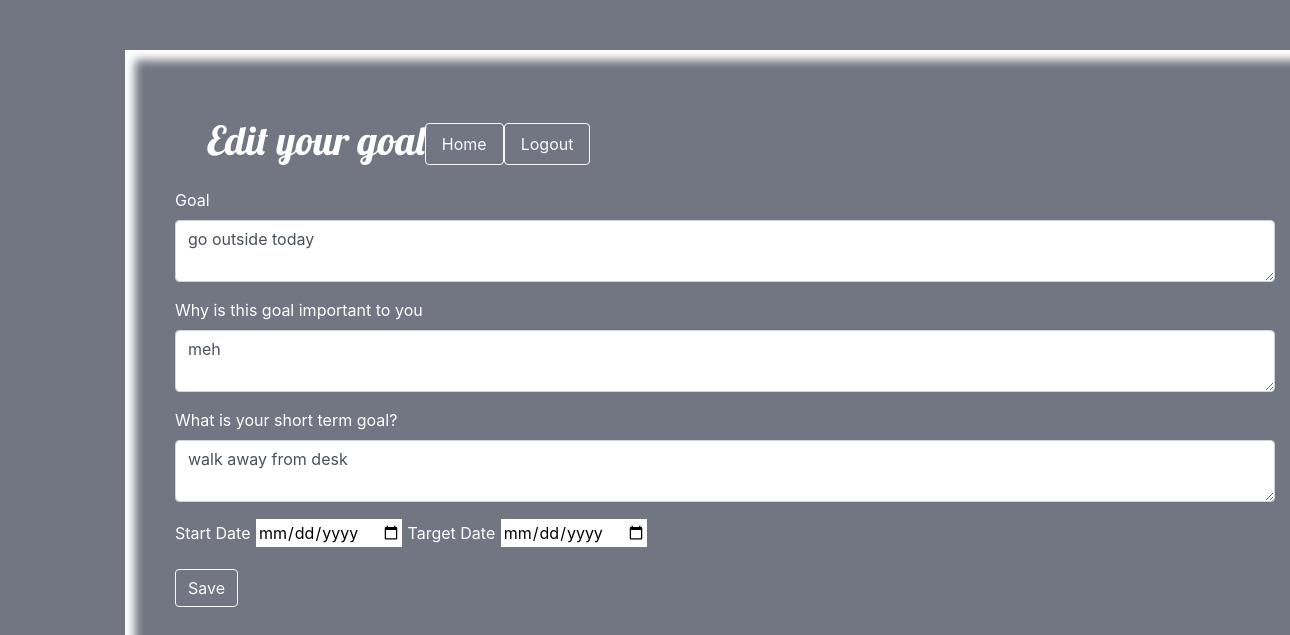
Page /7/editgoal (signed in) on the earlier database version.
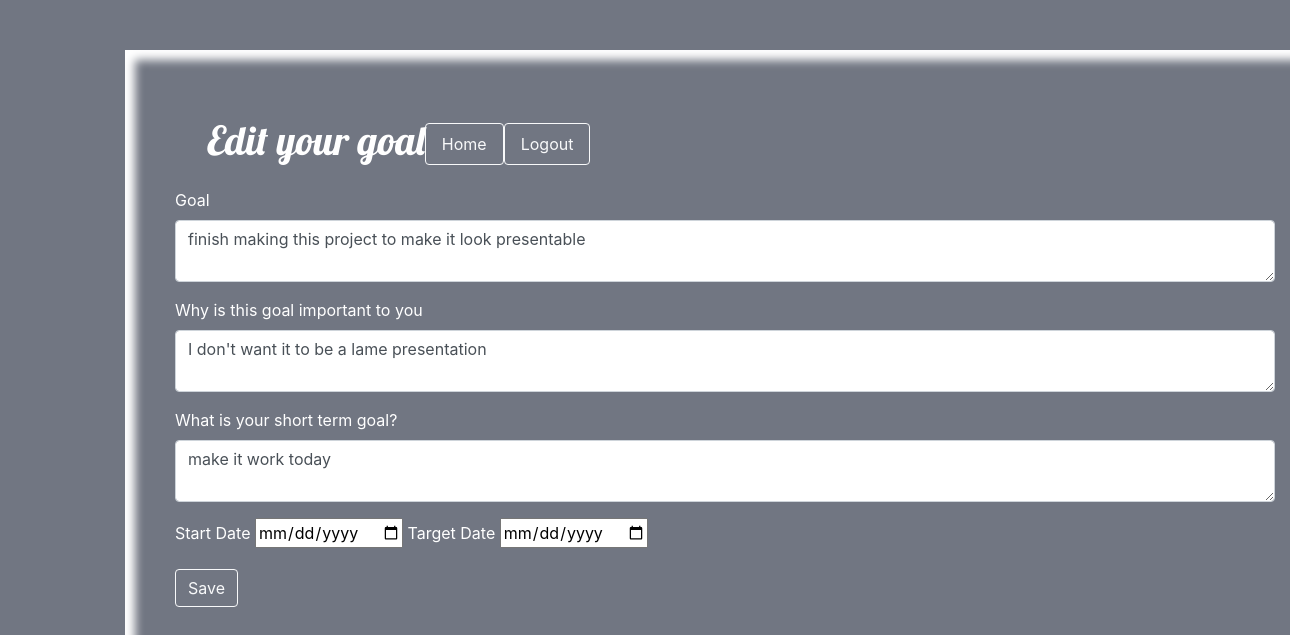
Same page on the later database version.
### goal_app/models.py (models this page shows, shortened)
class Goal(models.Model):
    goal = models.CharField(max_length=255)
    desc= models.CharField(max_length=255)
    short_term= models.CharField(max_length=255)
    start_date=models.DateField(auto_now=False, default='null')
    target_date=models.DateField(auto_now=False, default='null')
    tasks = models.ManyToManyField(User, related_name="tasks_for_goal")
    added_by = models.ForeignKey(User, related_name="users_goal",on_delete=models.CASCADE,null= True)
    created_at = models.DateTimeField(auto_now_add=True)
    updated_at = models.DateTimeField(auto_now=True)
    objects= GoalManager()

### goal_app/views.py (the view)
# urls.py: path('<int:goal_id>/editgoal',views.editgoal),
def editgoal(request, goal_id):
    this_goal = Goal.objects.get(id=goal_id)
    context = {
        'current_user': User.objects.get(id=request.session['user_id']),
        'goal': this_goal
    }
    return render(request, "edit.html", context)

### goal_app/templates/edit.html (shortened to what this page needs)
{% load bootstrap4 %}
<!DOCTYPE html>
<html lang="en">
<head>
    <link rel="stylesheet" href="https://stackpath.bootstrapcdn.com/bootstrap/4.5.2/css/bootstrap.min.css"
>
    {% load static %}
    <link rel="stylesheet" href="{% static 'css/style.css' %}">
</head>
<body>
    <div class="container">
    <div class="container-fluid">
        <div class="navbar text-center  ">
            <nav class="navbar">
                <h1 id="title">Edit your goal </h1>
                <a class="nav-link btn btn-outline-light" href="/homepage">Home </a>
                <a class="nav-link btn btn-outline-light" href="/logout">Logout</a>
            </nav>
        </div>
    <form action="/{{goal.id}}/update" method="POST">
        <div class=" form-group">
            <label for="goal">Goal</label>
            <textarea name="goal" cols="50" rows="2" class="form-control" value="">{{ goal.goal }}</textarea>
        </div>
        <div class=" form-group">
            <label for="why">Why is this goal important to you</label>
            <textarea name="why" cols="50" rows="2" class="form-control" value="">{{ goal.desc }}</textarea>
        </div>
        <div class=" form-group">
            <label for="short">What is your short term goal?</label>
            <textarea name="short" cols="50" rows="2" class="form-control" value="">{{ goal.short_term }}</textarea>
        </div>
        <div class=" form-group">
            <label for="starttime">Start Date</label>
            <input type="date" name="starttime" id="" value="{{goal.start_date}}"required>
            <label for="target_date">Target Date</label>
            <input type="date" name="target_date" id=""  required>
        </div>
        <div class=" form-group">
            <button class="btn btn-outline-light">Save</button>
        </form>
        </div>
    </div>
</body>

Differences in the rows shown:
changed Goal: goal "go outside today" → "finish making this project to make it look presentable"; why "meh" → "I don't want it to be a lame presentation"; short "walk away from desk" → "make it work today"
